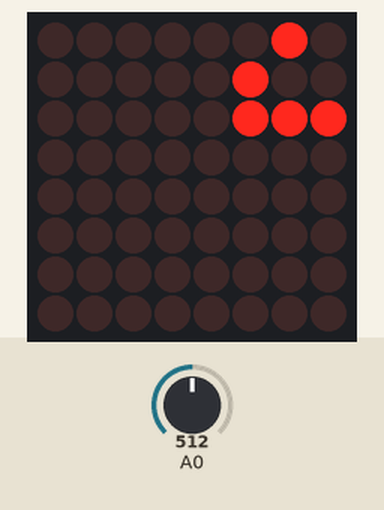
This sketch was run on a simulated Arduino Uno, built with avr-gcc and run on an emulated ATmega328P. On the bench: 8×8 LED matrix. Inputs (shaded band) come from the test bench; at power-on: A0 = 512. Random numbers use the default seed unless the sketch sets one.

Above: at 0.1 s.
At 4.1 s:
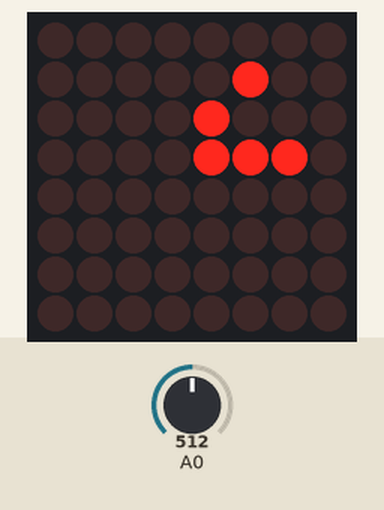
At 9.1 s:
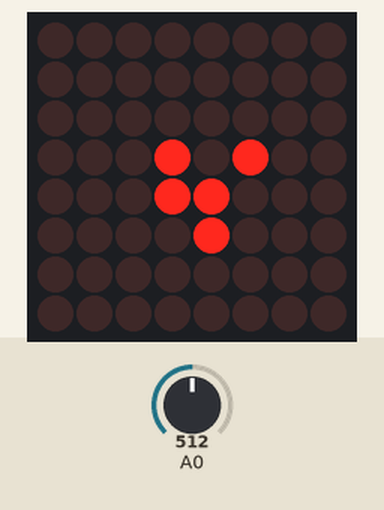
At 19.1 s:
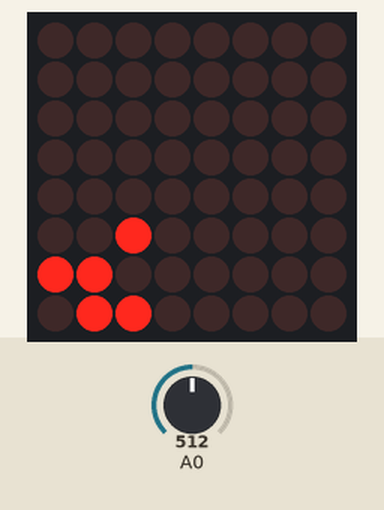
At 28.2 s:
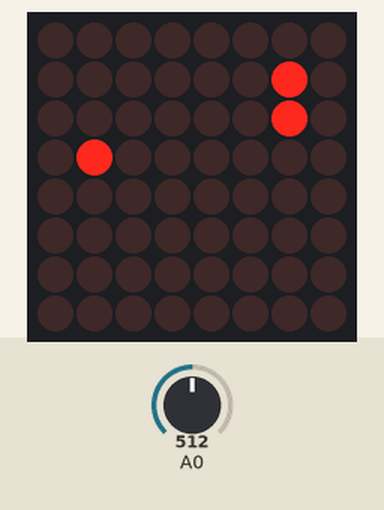
At 38.2 s:
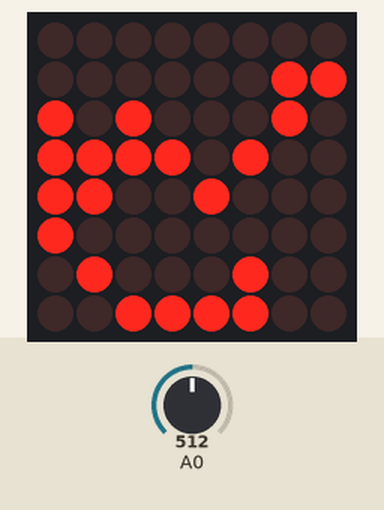

The sketch:

gameoflife.ino
```cpp
// (licence header left out)
#include "LedControl.h"

/*
 pin 10 is connected to the DataIn
 pin 8 is connected to the CLK
 pin 9 is connected to LOAD
 One MAX72XX.
 */
LedControl lc=LedControl(10,8,9,1);

int gen = 0;
int maxGen = 50;
unsigned long delaytime=1000;

int NUMROWS = 8;
int NUMCOLS = 8;

int gameBoard[] =  { 2, 4, 7, 0, 0, 0, 0, 0 };

int newGameBoard[] =  { 0, 0, 0, 0, 0, 0, 0, 0 };

void setup() {
  /*
   The MAX72XX is in power-saving mode on startup,
   we have to do a wakeup call
   */
  lc.shutdown(0,false);
  /* Set the brightness to a medium values */
  lc.setIntensity(0,5);
  /* and clear the display */
  lc.clearDisplay(0);

  //resetMap();
}

void resetMap()
{
  randomSeed(analogRead(0));
  for(int x = 0; x < NUMROWS; ++x)
  {
    gameBoard[x] = random(256);
  }
}

void nextGeneration() {
  int up;

  for(int x = 0; x < NUMROWS; ++x)
  {

    for(int y = 0; y < NUMCOLS; ++y)
    {
      int sum = sumNeighbours(gameBoard, NUMROWS, x, y);
      if(bitRead(gameBoard[x],y) == 1) //If Cell is alive
      {
        if(sum < 2 || sum > 3) //Cell dies
        {
          bitClear(newGameBoard[x],y);
        }
        else
        {
          bitSet(newGameBoard[x],y);
        }
      }
      else //If Cell is dead
      {
        if(sum == 3) //A new Cell is born
        {
          bitSet(newGameBoard[x],y);
        }
      }
    }
  }
  if(compareArray(newGameBoard, gameBoard, NUMROWS) == 0)
  {
    gen = maxGen - 1;
  }
  copyArray(newGameBoard, gameBoard, NUMROWS);
}

int sumNeighbours(int matrix[], int matrixLength, int x, int y)
{
  int sum = 0;

  for (int ix = -1; ix <=1; ++ix)
  {
    for (int iy = -1; iy <=1; ++iy)
    {
      if(x + ix < 0 || x + ix > matrixLength - 1 || y + iy < 0 || y + iy > 7 || (ix == 0 && iy == 0))
      {
        continue;
      }

      bitRead(matrix[x + ix], y + iy) == 1 ? ++sum : 0;
    }
  }

  return sum;
}

void copyArray(int *from, int *to, int length)
{
  for(int i = 0; i < length; ++i)
  {
    to[i] = from[i];
  }
}

/* Return 0 if they are equal, else 1 */
int compareArray(int *first, int *second, int length)
{
  for(int i = 0; i < length; ++i)
  {
    if(first[i] != second[i])
    {
      return 1;
    }
  }
  return 0;
}

void rows(boolean wait) {
  for(int row=0;row<8;row++)
  {
    lc.setRow(0,row,gameBoard[row]);

  }
  if(wait == true){
    delay(delaytime);
  }
}

void loop() {
  if(gen >= maxGen)
  {
    gen = 0;
    resetMap();
    rows(true);
  }else
  {
    rows(true);
  }

  nextGeneration();
  gen++;
}
```

Measured:
- what the display in image 1 shows lasts 1.0 s, from 4.0 s to 5.0 s
